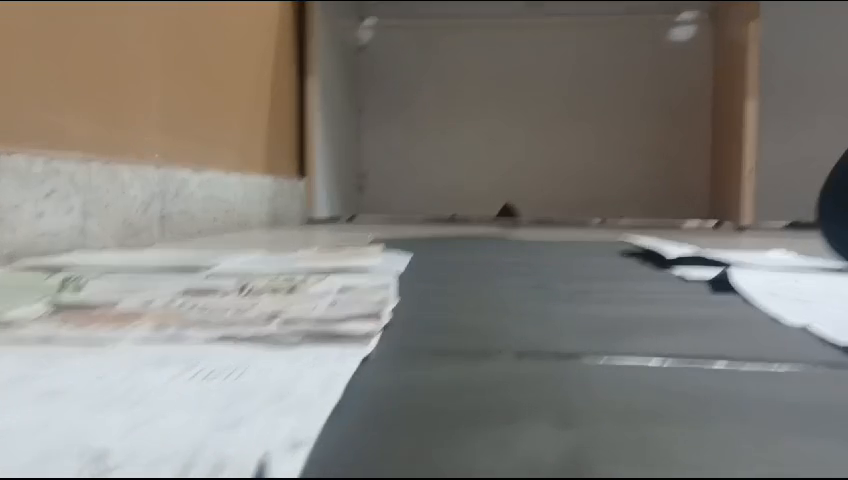
#> input picture frame 56 of Video/track_vdo_1.mp4, 848 x 480 px
$ python testing.py
#> lines starting #> are read from the running program, lines starting #| are printed output that depends on the picture; after the words box and inside, x2 and y2 are one past the last pixel; in counts of white or black regions, pixels touching at a corner belong together
### utils.py
import cv2
import numpy as np


# [5 lines left out: function region_of_interest, not called in this run]
def thresholding(img):
    imgHsv = cv2.cvtColor(img, cv2.COLOR_BGR2HSV)
    lowerWhite = np.array([80, 0, 0])
    uppperWhite = np.array([255, 160, 255])
    maskWhite = cv2.inRange(imgHsv, lowerWhite,uppperWhite)

    return  maskWhite

# [9 lines left out: function warpImg, not called in this run]

def nothing(a):
    pass

# [99 lines left out: functions initialize_trackbars, val_trackbars, draw_points, getHistogram, stackImages, not called in this run]


### testing.py
import cv2
import numpy as np
import utils

def getLaneCurve(img):

    imgThreshold = utils.thresholding(img)
    cv2.imshow('Thres', imgThreshold)

    return None


if __name__ == "__main__":
    cap = cv2.VideoCapture('./Video/track_vdo_1.mp4')

    while True:
        success, img = cap.read()
#> img is the input picture: shape (480, 848, 3); mean B, G, R 121.6, 127.3, 130.5
        img = cv2.resize(img, (480,240))
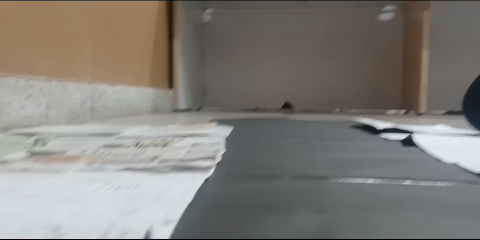
#> img: shape (240, 480, 3); mean B, G, R 121.6, 127.3, 130.5
        getLaneCurve(img)
#> in thresholding, `imgHsv = cv2.cvtColor(img, cv2.COLOR_BGR2HSV)`: imgHsv: shape (240, 480, 3); mean H, S, V 50.8, 33.8, 134.4
#> in thresholding, `maskWhite = cv2.inRange(imgHsv, lowerWhite,uppperWhite)`:
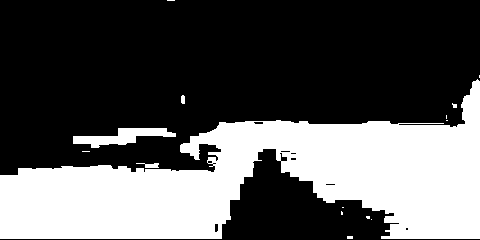
#> maskWhite: shape (240, 480); 34.5% white; 15 white regions (11 under 20 px), largest, box (x1, y1, x2, y2) and area: (0, 79, 480, 239) 38569, (73, 128, 176, 148) 983, (136, 163, 159, 168) 68, (181, 95, 185, 104) 33
        cv2.imshow('Vid', img)
        cv2.waitKey(1)

$ run again, starting later in the video
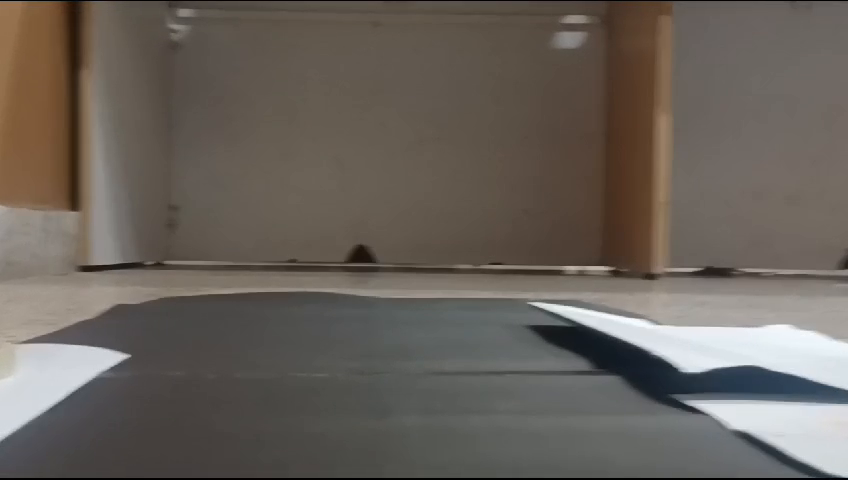
#> input picture frame 253 of Video/track_vdo_1.mp4, 848 x 480 px
#> img is the input picture: shape (480, 848, 3); mean B, G, R 90.5, 97.4, 104.3
#> `img = cv2.resize(img, (480,240))`:
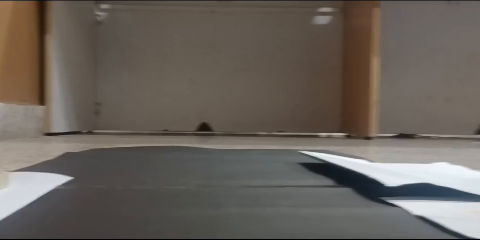
#> img: shape (240, 480, 3); mean B, G, R 90.6, 97.5, 104.4
#> imgHsv: shape (240, 480, 3); mean H, S, V 31.9, 44.4, 106
#> in thresholding, `maskWhite = cv2.inRange(imgHsv, lowerWhite,uppperWhite)`:
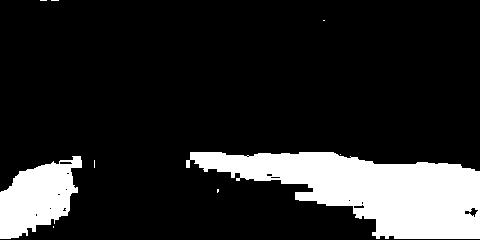
#> maskWhite: shape (240, 480); 16% white; 9 white regions (7 under 20 px), largest, box (x1, y1, x2, y2) and area: (186, 152, 480, 239) 14137, (0, 156, 82, 239) 4242

$ run again, starting later in the video
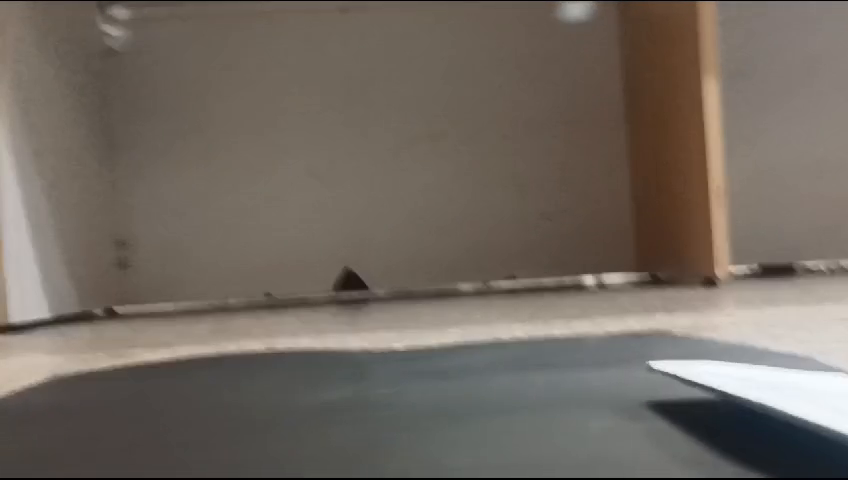
#> input picture frame 450 of Video/track_vdo_1.mp4, 848 x 480 px
#> img is the input picture: shape (480, 848, 3); mean B, G, R 96.6, 104.8, 113.3
#> `img = cv2.resize(img, (480,240))`:
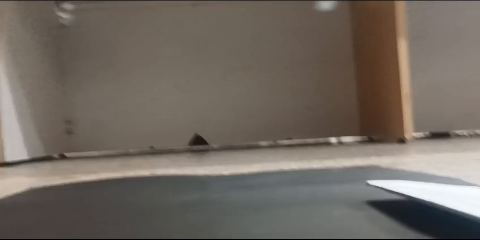
#> img: shape (240, 480, 3); mean B, G, R 96.6, 104.9, 113.3
#> imgHsv: shape (240, 480, 3); mean H, S, V 26.3, 45.8, 114.4
#> in thresholding, `maskWhite = cv2.inRange(imgHsv, lowerWhite,uppperWhite)`:
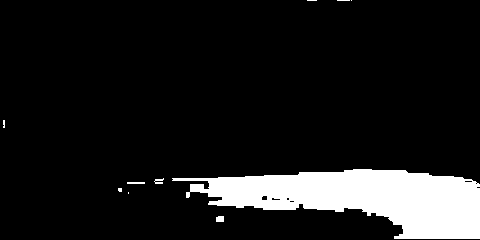
#> maskWhite: shape (240, 480); 10.8% white; 10 white regions (6 under 20 px), largest, box (x1, y1, x2, y2) and area: (172, 169, 480, 239) 12310, (216, 216, 224, 222) 46, (127, 182, 145, 184) 36, (154, 178, 164, 184) 35
